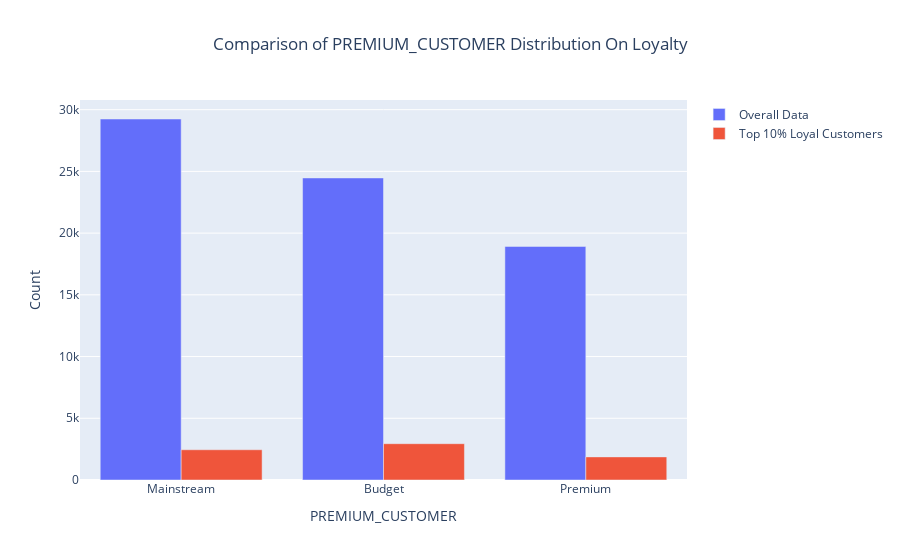

Notebook source saved alongside this figure:
### Code cell
# Compare PREMIUM_CUSTOMER distribution for most loyal customers
full_counts = cust_data["PREMIUM_CUSTOMER"].value_counts()
top_counts = most_loyal_cust_data["PREMIUM_CUSTOMER"].value_counts()

fig = go.Figure()
fig.add_trace(go.Bar(x=full_counts.index, y=full_counts.values, name="Overall Data"))
fig.add_trace(go.Bar(x=top_counts.index, y=top_counts.values, name="Top 10% Loyal Customers"))
fig.update_layout(
    title="Comparison of PREMIUM_CUSTOMER Distribution On Loyalty",
    xaxis_title="PREMIUM_CUSTOMER",
    yaxis_title="Count",
    barmode="group",
    title_x=0.5,
)
fig.show()

### Figure 1 — Plotly figure (JSON) as saved in the notebook; plotly's stock layout.template omitted (floating-point values rounded to 4 significant figures)
{"data": [{"name": "Overall Data", "type": "bar", "x": ["Mainstream", "Budget", "Premium"], "y": [29245, 24470, 18922]}, {"name": "Top 10% Loyal Customers", "type": "bar", "x": ["Budget", "Mainstream", "Premium"], "y": [2941, 2450, 1872]}], "layout": {"barmode": "group", "title": {"text": "Comparison of PREMIUM_CUSTOMER Distribution On Loyalty", "x": 0.5}, "xaxis": {"title": {"text": "PREMIUM_CUSTOMER"}}, "yaxis": {"title": {"text": "Count"}}}}
